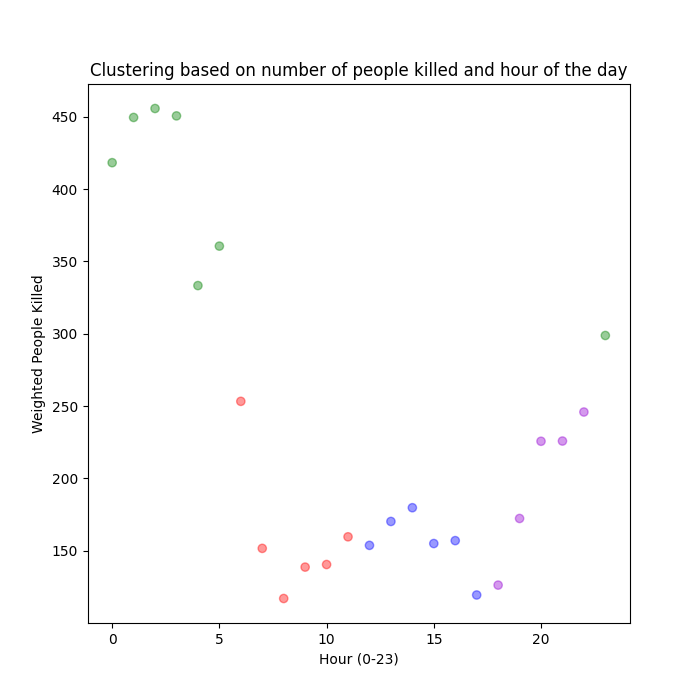

This chart was generated by the following Python code:
"""This file is used to cluster time based attributes to find patterns that relate to fatal accidents"""
import matplotlib.pyplot as pt
import numpy as np
import pandas as pd
from sklearn.cluster import KMeans

# Importing data
accident_data = pd.read_csv('../datasets/accident.csv')

# Format time
accident_data['ACCIDENT_TIME'] = pd.to_datetime(accident_data['ACCIDENT_TIME'], format='%H:%M:%S')

# Number time by hour
accident_data['hour'] = accident_data['ACCIDENT_TIME'].dt.hour

# counting number of each hour
hour_counts = accident_data['hour'].value_counts().sort_index()

# Creating weights for each hour (10000 is added so the number isn't tiny)
hour_weights = 10000 / hour_counts

# Applying weights to people killed
accident_data['weighted_ppl_killed'] = accident_data['NO_PERSONS_KILLED'] * accident_data['hour'].map(hour_weights)

# Drop values with no deaths
accident_data = accident_data[accident_data['SEVERITY'] == 1]

# Group by hour and count sum of deaths
time_data = accident_data.groupby(['hour'])['weighted_ppl_killed'].sum().reset_index()

# Copy data to normalise
normalisedTime_data = time_data.copy(deep=True)

"""Because time is cyclic we need to treat the time varibles carefully. For example, hours are numbered 0-23. But 
0 and 23 are as close together as 0 and 1. Thus we use circular functions (sin and cos) to make new columns that the
clustering will use. This will ensure time can be clustered properly"""
normalisedTime_data['hour_sin'] = np.sin(2 * np.pi * time_data['hour'] / 24)
normalisedTime_data['hour_cos'] = np.cos(2 * np.pi * time_data['hour'] / 24)

# Dropping non adjusted columns
normalisedTime_data = normalisedTime_data.drop(columns=['hour'])

# Normalise weighted deaths to be between -1 and 1
normalisedTime_data['weighted_ppl_killed'] = 2 * ((normalisedTime_data['weighted_ppl_killed'] - normalisedTime_data['weighted_ppl_killed'].min()) / (normalisedTime_data['weighted_ppl_killed'].max() - normalisedTime_data['weighted_ppl_killed'].min())) -1



# Using elbow method to find best k value: The following code is from week 6 workshop
distortions = []
k_range = range(1, 15)
for k in k_range:
    kmeans = KMeans(n_clusters=k)
    kmeans.fit(normalisedTime_data)
    distortions.append(kmeans.inertia_)  # The sum of squared errors

# Plotting and saving figure
pt.plot(k_range, distortions, 'bx-')
pt.title('Hour and number of people killed clustering')
pt.xlabel('k Values')
pt.ylabel('Distortion')
pt.savefig('TimeClusteringElbow.png')

# K value of 7 or 8 was found to be useful
clusters = KMeans(n_clusters=4)
clusters.fit(normalisedTime_data)

colormap = {0: 'red', 1: 'green', 2: 'blue', 3: 'darkviolet', 4: 'orange', 5: 'cadetblue', 6: 'orchid', 7: 'lime'}

# Plotting and saving figure
pt.figure(figsize=(7, 7))
pt.scatter(time_data['hour'], time_data['weighted_ppl_killed'],
           c=[colormap.get(x) for x in clusters.labels_], alpha=0.4)
pt.xlabel('Hour (0-23)')
pt.ylabel('Weighted People Killed')
pt.title('Clustering based on number of people killed and hour of the day')
pt.savefig('timeCluster.png')

# Putting top 10 rows within a cluser into its own csv file for output
# Using lists whcih will be converted to dataFrames later (more efficent to use lists when appending rows repeatdly)
cluster0lst = []
cluster1lst = []
cluster2lst = []
cluster3lst = []
cluster4lst = []
cluster5lst = []
cluster6lst = []
cluster7lst = []


i = 0
for row in time_data.iterrows():
    if clusters.labels_[i] == 0:
        cluster0lst.append(row[1])
    elif clusters.labels_[i] == 1:
        cluster1lst.append(row[1])
    elif clusters.labels_[i] == 2:
        cluster2lst.append(row[1])
    elif clusters.labels_[i] == 3:
        cluster3lst.append(row[1])
    elif clusters.labels_[i] == 4:
        cluster4lst.append(row[1])
    elif clusters.labels_[i] == 5:
        cluster5lst.append(row[1])
    elif clusters.labels_[i] == 6:
        cluster6lst.append(row[1])
    elif clusters.labels_[i] == 7:
        cluster7lst.append(row[1])
    else:
        print("ERROR")
        break
    i = i + 1

cluster0 = pd.DataFrame(cluster0lst, columns=time_data.columns).round(decimals=2)
cluster1 = pd.DataFrame(cluster1lst, columns=time_data.columns).round(decimals=2)
cluster2 = pd.DataFrame(cluster2lst, columns=time_data.columns).round(decimals=2)
cluster3 = pd.DataFrame(cluster3lst, columns=time_data.columns).round(decimals=2)
cluster4 = pd.DataFrame(cluster4lst, columns=time_data.columns).round(decimals=2)
cluster5 = pd.DataFrame(cluster5lst, columns=time_data.columns).round(decimals=2)
cluster6 = pd.DataFrame(cluster6lst, columns=time_data.columns).round(decimals=2)
cluster7 = pd.DataFrame(cluster7lst, columns=time_data.columns).round(decimals=2)

# Sorting based on Crash count
cluster0 = cluster0.sort_values(by=['hour'], ascending=False)
cluster1 = cluster1.sort_values(by=['hour'], ascending=False)
cluster2 = cluster2.sort_values(by=['hour'], ascending=False)
cluster3 = cluster3.sort_values(by=['hour'], ascending=False)
cluster4 = cluster4.sort_values(by=['hour'], ascending=False)
cluster5 = cluster5.sort_values(by=['hour'], ascending=False)
cluster6 = cluster6.sort_values(by=['hour'], ascending=False)
cluster7 = cluster7.sort_values(by=['hour'], ascending=False)


# Putting top 10 results into CSVs
numValues = 10
cluster0.to_csv("cluster0.csv", index=False)
cluster1.to_csv("cluster1.csv", index=False)
cluster2.to_csv("cluster2.csv", index=False)
cluster3.to_csv("cluster3.csv", index=False)
cluster4.to_csv("cluster4.csv", index=False)
cluster5.to_csv("cluster5.csv", index=False)
cluster6.to_csv("cluster6.csv", index=False)
cluster7.to_csv("cluster7.csv", index=False)


# HOUR IS ALSO CIRCULAR